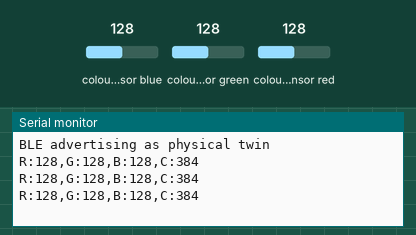
A program run on a simulated Arduino Nano 33 BLE. Parts: the last lines printed to the serial monitor. The inputs (shaded band) are chosen by the test bench; at power-on: colour sensor blue 128, colour sensor green 128, colour sensor red 128. Nothing arrives over Bluetooth unless stated.

Above: at 1.8 s.
1.9 s: colour sensor blue set to 5
At 2.4 s:
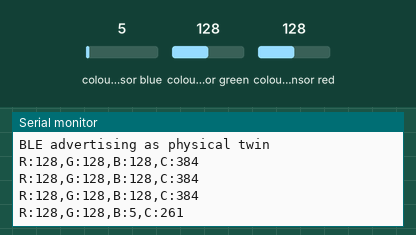
3.4 s: colour sensor green set to 5
At 3.9 s:
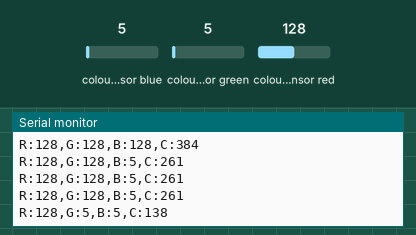
4.9 s: colour sensor red set to 5
At 5.4 s:
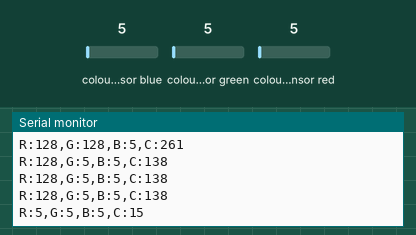
Timing chart, 0 to 7.9 s (numbered marks = the images above; inputs shaded):
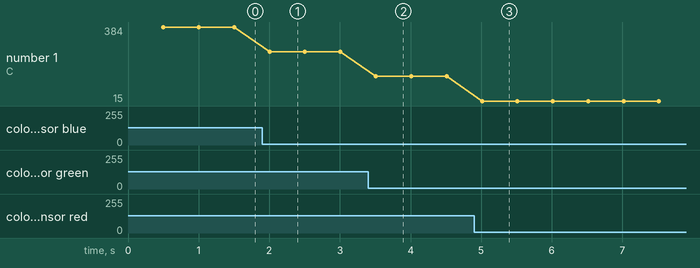

Measured:
- after the input at 1.9 s, the serial monitor: prints a new line after 0.10 s (image 1)
- after the input at 3.4 s, the serial monitor: prints a new line after 0.11 s (image 2)
- after the input at 4.9 s, the serial monitor: prints a new line after 0.11 s (image 3)
- plotted number 1: 384 → 261 after the input at 1.9 s, 261 → 138 after the input at 3.4 s, 138 → 15 after the input at 4.9 s

The program:

main.cpp
```cpp
#include <Arduino.h>
#include <ArduinoBLE.h>
#include <Arduino_APDS9960.h>

BLEService twinService("19B10000-E8F2-537E-4F6C-D104768A1214");

// 1. Proximity is a single byte (0-255)
BLEStringCharacteristic proximityChar("19B10001-E8F2-537E-4F6C-D104768A1214", BLENotify, 40);

unsigned long lastSample = 0;

void setup() {

  Serial.begin(9600);
  while (!Serial) {
    delay(10);
  }

  if (!APDS.begin() || !BLE.begin()) {
    while (1);
  }

  BLE.setLocalName("PhysicalTwin");
  BLE.setAdvertisedService(twinService);

  twinService.addCharacteristic(proximityChar);
  BLE.addService(twinService);

  BLE.advertise();
  Serial.println("BLE advertising as physical twin");
}

void loop() {
  BLE.poll();

  if (millis() - lastSample > 500) {
    lastSample = millis();
    if (APDS.colorAvailable()) {
      int r, g, b, c;
      // read the color
      APDS.readColor(r, g, b, c);

      char line[40];
      snprintf(line,sizeof(line), "R:%d,G:%d,B:%d,C:%d", r, g, b, c);
      Serial.println(line);
      proximityChar.writeValue(line);
    }
  }
}
```
